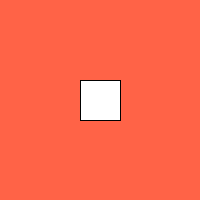
Frame 1 (no input)
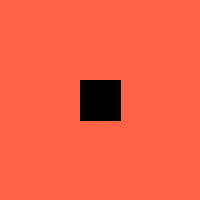
Frame 60 (the mouse pressed at the canvas centre just before this capture)
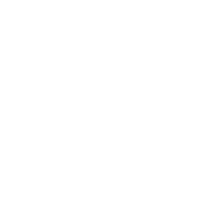
Frame 120 (the mouse held since frame 60 and released just before this capture)

The Processing sketch that drew these frames (run headless with seeded random() and noise(); from frame 60 on, the mouse is pressed at the canvas centre):

// Processing sketch: processing_97570
// ── processing_97570.pde

void setup() {
  size(200, 200);
  background(255);
}
void draw() {
  int x= mouseX;
  int y= mouseY;
  background(255, 99, 71);
  rect(80, 80, 40, 40);
  fill(0);

  if (x>=80 && x<=120 && y>=80 && y<=120)
    background(255);
}
